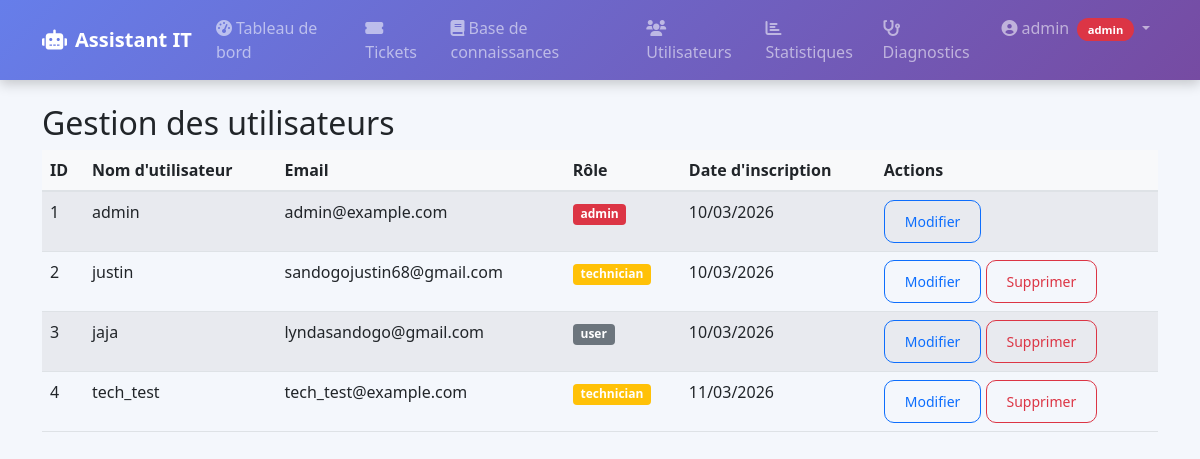
Page /admin/users (signed in) on the committed database.
### it_assistant/models.py (models this page shows, shortened)
class User(db.Model, UserMixin):
    __tablename__ = 'users'
    id = db.Column(db.Integer, primary_key=True)
    username = db.Column(db.String(64), unique=True, nullable=False)
    email = db.Column(db.String(120), unique=True, nullable=False)
    password_hash = db.Column(db.String(128))
    role = db.Column(db.String(20), default='user')  # 'user', 'technician', 'admin'
    created_at = db.Column(db.DateTime, default=datetime.utcnow)
    tickets_created = db.relationship('Ticket', foreign_keys='Ticket.user_id', backref='author', lazy='dynamic')
    tickets_assigned = db.relationship('Ticket', foreign_keys='Ticket.assigned_to', backref='technician', lazy='dynamic')
    knowledge_entries = db.relationship('KnowledgeBase', backref='author', lazy='dynamic')
    settings = db.relationship('UserSettings', backref='user', uselist=False, cascade='all, delete-orphan')
    logs = db.relationship('Log', backref='user', lazy='dynamic')
    def is_technician(self):
        return self.role in ['technician', 'admin']
    def is_admin(self):
        return self.role == 'admin'

### it_assistant/views/admin.py (the view)
@admin_bp.route('/users')
def list_users():
    users = User.query.all()
    return render_template('admin_users.html', users=users)

### it_assistant/models.py (called while the page is built)
@login_manager.user_loader
def load_user(user_id):
    return User.query.get(int(user_id))

### it_assistant/views/admin.py (called while the page is built)
@admin_bp.before_request
def restrict_to_admin():
    if not current_user.is_authenticated or not current_user.is_admin():
        abort(403)

### it_assistant/templates/admin_users.html (shortened to what this page needs)
{% extends "base.html" %}
{% block content %}
<h2>Gestion des utilisateurs</h2>
<table class="table table-striped">
    <thead>
        <tr>
            <th>ID</th>
            <th>Nom d'utilisateur</th>
            <th>Email</th>
            <th>Rôle</th>
            <th>Date d'inscription</th>
            <th>Actions</th>
        </tr>
    </thead>
    <tbody>
        {% for user in users %}
        <tr>
            <td>{{ user.id }}</td>
            <td>{{ user.username }}</td>
            <td>{{ user.email }}</td>
            <td>
                <span class="badge bg-{{ 'danger' if user.role=='admin' else 'warning' if user.role=='technician' else 'secondary' }}">
                    {{ user.role }}
                </span>
            </td>
            <td>{{ user.created_at.strftime('%d/%m/%Y') }}</td>
            <td>
                <a href="{{ url_for('admin.edit_user', user_id=user.id) }}" class="btn btn-sm btn-outline-primary">Modifier</a>
                {% if user.id != current_user.id %}
                <form action="{{ url_for('admin.delete_user', user_id=user.id) }}" method="POST" style="display:inline;">
                    <button type="submit" class="btn btn-sm btn-outline-danger" onclick="return confirm('Supprimer cet utilisateur ?');">Supprimer</button>
                </form>
                {% endif %}
            </td>
        </tr>
        {% endfor %}
    </tbody>
</table>
{% endblock %}

### it_assistant/templates/base.html (shortened to what this page needs)
<!DOCTYPE html>
<html lang="fr" data-theme="{{ current_user.settings.theme if current_user.is_authenticated and current_user.settings else 'light' }}">
<head>
    <link href="https://cdn.jsdelivr.net/npm/bootstrap@5.1.3/dist/css/bootstrap.min.css" rel="stylesheet">
    <link rel="stylesheet" href="https://cdnjs.cloudflare.com/ajax/libs/font-awesome/6.0.0-beta3/css/all.min.css">
    <link rel="stylesheet" href="{{ url_for('static', filename='css/style.css') }}">
</head>
<body>
    <nav class="navbar navbar-expand-lg navbar-dark" style="background: linear-gradient(135deg, #667eea 0%, #764ba2 100%); box-shadow: 0 4px 12px rgba(0,0,0,0.2);">
        <div class="container">
            <a class="navbar-brand fw-bold" href="{{ url_for('main.index') }}">
                <i class="fas fa-robot me-2"></i>Assistant IT
            </a>
            <div class="collapse navbar-collapse" id="navbarNav">
                <ul class="navbar-nav ms-auto">
                    {% if current_user.is_authenticated %}
                        <li class="nav-item">
                            <a class="nav-link" href="{{ url_for('main.dashboard') }}">
                                <i class="fas fa-tachometer-alt me-1"></i>Tableau de bord
                            </a>
                        </li>
                        {% if current_user.is_technician() or current_user.is_admin() %}
                            <li class="nav-item">
                                <a class="nav-link" href="{{ url_for('tickets.list_tickets') }}">
                                    <i class="fas fa-ticket-alt me-1"></i>Tickets
                                </a>
                            </li>
                        {% endif %}
                        {% if current_user.is_admin() %}
                            <li class="nav-item">
                                <a class="nav-link" href="{{ url_for('knowledge.list_knowledge') }}">
                                    <i class="fas fa-book me-1"></i>Base de connaissances
                                </a>
                            </li>
                            <li class="nav-item">
                                <a class="nav-link" href="{{ url_for('admin.list_users') }}">
                                    <i class="fas fa-users me-1"></i>Utilisateurs
                                </a>
                            </li>
                            <li class="nav-item">
                                <a class="nav-link" href="{{ url_for('admin.stats') }}">
                                    <i class="fas fa-chart-bar me-1"></i>Statistiques
                                </a>
                            </li>
                        {% endif %}
                        <li class="nav-item">
                            <a class="nav-link" href="{{ url_for('main.diagnostic') }}">
                                <i class="fas fa-stethoscope me-1"></i>Diagnostics
                            </a>
                        </li>
                        <li class="nav-item dropdown">
                            <a class="nav-link dropdown-toggle" href="#" id="userDropdown" role="button" data-bs-toggle="dropdown">
                                <i class="fas fa-user-circle me-1"></i>{{ current_user.username }}
                                <span class="badge bg-{{ 'danger' if current_user.role=='admin' else 'warning' if current_user.role=='technician' else 'secondary' }} ms-1">
                                    {{ current_user.role }}
                                </span>
                            </a>
                        </li>
                    {% endif %}
                </ul>
            </div>
        </div>
    </nav>
    <div class="container mt-4">
        {% block content %}{% endblock %}
    </div>
</body>
</html>

### it_assistant/static/css/style.css (style rules this page uses)
:root { --app-bg: #f4f7fc; --app-text: #212529; --app-muted: #6c757d; --app-surface: #ffffff; --app-surface-2: #f8f9fa; --app-border: #dee2e6; }
body { background-color: var(--app-bg); color: var(--app-text); font-family: 'Segoe UI', Tahoma, Geneva, Verdana, sans-serif; }
.table thead th { border-bottom: 2px solid var(--app-border); font-weight: 600; background-color: var(--app-surface-2); }
.btn { border-radius: 10px; padding: 10px 20px; font-weight: 500; }
.navbar .badge { font-size: 0.7rem; padding: 0.35rem 0.65rem; border-radius: 30px; }

### rows in the picture
User: username "admin", role "admin", id "1", email "admin@example.com", created_at "10/03/2026"
User: id "2", username "justin", email "sandogojustin68@gmail.com", role "technician", created_at "10/03/2026"
User: id "3", username "jaja", email "lyndasandogo@gmail.com", role "user", created_at "10/03/2026"
User: id "4", username "tech_test", email "tech_test@example.com", role "technician", created_at "11/03/2026"
